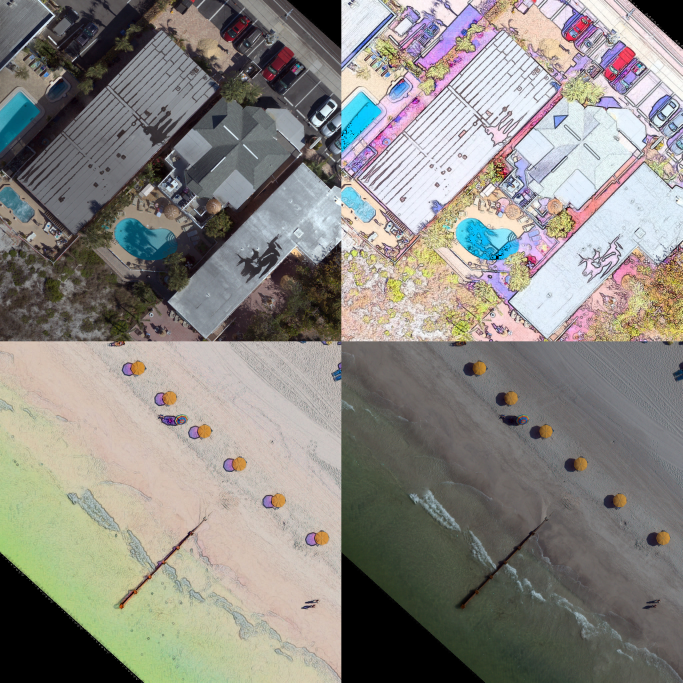
#> input picture PBR.jpg, 2048 x 2048 px (shown at 1/3 size); its folder holds only this picture in this run
$ python PBR_filter.py   (older library calls are emulated)
#> lines starting #> are read from the running program, lines starting #| are printed output that depends on the picture
# Written by Dr Daniel Buscombe, Marda Science LLC
# for the USGS Coastal Change Hazards Program
#
# MIT License
#
# Copyright (c) 2021, Marda Science LLC
#
# Permission is hereby granted, free of charge, to any person obtaining a copy
# of this software and associated documentation files (the "Software"), to deal
# in the Software without restriction, including without limitation the rights
# to use, copy, modify, merge, publish, distribute, sublicense, and/or sell
# copies of the Software, and to permit persons to whom the Software is
# furnished to do so, subject to the following conditions:
#
# The above copyright notice and this permission notice shall be included in all
# copies or substantial portions of the Software.
#
# THE SOFTWARE IS PROVIDED "AS IS", WITHOUT WARRANTY OF ANY KIND, EXPRESS OR
# IMPLIED, INCLUDING BUT NOT LIMITED TO THE WARRANTIES OF MERCHANTABILITY,
# FITNESS FOR A PARTICULAR PURPOSE AND NONINFRINGEMENT. IN NO EVENT SHALL THE
# AUTHORS OR COPYRIGHT HOLDERS BE LIABLE FOR ANY CLAIM, DAMAGES OR OTHER
# LIABILITY, WHETHER IN AN ACTION OF CONTRACT, TORT OR OTHERWISE, ARISING FROM,
# OUT OF OR IN CONNECTION WITH THE SOFTWARE OR THE USE OR OTHER DEALINGS IN THE
# SOFTWARE.

from tkinter import filedialog
from tkinter import *
import os, sys, getopt
import numpy as np
from imageio import imread, imwrite
import matplotlib.pyplot as plt
import numpy as np
from skimage.color import rgb2hsv, hsv2rgb
# from glob import glob
from skimage.restoration import denoise_wavelet, estimate_sigma, rolling_ball

from functools import partial
# rescale_sigma=True required to silence deprecation warnings
_denoise_wavelet = partial(denoise_wavelet, rescale_sigma=True)
from skimage import util

# import warnings filter
from warnings import simplefilter
# ignore all future warnings
simplefilter(action='ignore', category=RuntimeWarning)

# =========================================================
def rescale(dat,mn,mx):
    """
    rescales an input dat between mn and mx
    """
    m = np.nanmin(dat.flatten())
    M = np.nanmax(dat.flatten())
    return (mx-mn)*(dat-m)/(M-m)+mn

# =========================================================
def sharpen(Z, radius, do_plot):

    sigma_est = estimate_sigma(Z, multichannel=True, average_sigmas=False)
    region = denoise_wavelet(Z, multichannel=True, rescale_sigma=True, wavelet_levels=6, convert2ycbcr=True,
                              method='BayesShrink', mode='soft', sigma=np.max(sigma_est)*5)
    original = rescale(region,0,255)

    Zo = np.ma.filled(original, fill_value=np.nan).copy()
    hsv = rgb2hsv(Zo)
    im = (0.299 * Zo[:,:,0] + 0.5870*Zo[:,:,1] + 0.114*Zo[:,:,2])
    im[Z[:,:,0]==0]=0

    ##https://scikit-image.org/docs/dev/auto_examples/segmentation/plot_rolling_ball.html#sphx-glr-auto-examples-segmentation-plot-rolling-ball-py
    ##background = rolling_ball(im, radius=100)
    image_inverted = util.invert(im)
    background_inverted = rolling_ball(image_inverted, radius=radius)
    filtered_image_inverted = image_inverted - background_inverted
    filtered_image = util.invert(filtered_image_inverted)
    background = util.invert(background_inverted)

    background[np.isnan(background)] = 0
    background[np.isinf(background)] = 0
    intensity = (im/background)
    intensity[np.isnan(intensity)] = 0
    intensity[np.isinf(intensity)] = 0
    intensity = (255*intensity).astype('uint8')

    sharpened = hsv2rgb(np.dstack([hsv[:,:,0], hsv[:,:,1], intensity]))

    sharpened[:,:,0] = rescale(sharpened[:,:,0],Z[:,:,0].min(), Z[:,:,0].max())
    sharpened[:,:,1] = rescale(sharpened[:,:,1],Z[:,:,1].min(), Z[:,:,2].max())
    sharpened[:,:,2] = rescale(sharpened[:,:,2],Z[:,:,2].min(), Z[:,:,1].max())
    sharpened = (sharpened).astype('uint8')

    if do_plot:
        plt.figure(figsize=(12,12))
        plt.subplot(231); plt.imshow(Z); plt.axis('off'); plt.title('a)', loc='left')
        plt.subplot(232); plt.imshow(original.astype('uint8')); plt.axis('off'); plt.title('b)', loc='left')

        plt.subplot(233); plt.imshow(background, cmap='gray'); plt.axis('off'); plt.title('c)', loc='left')

        plt.subplot(234); plt.imshow(im, cmap='gray'); plt.axis('off'); plt.title('d)', loc='left')
        plt.subplot(235); plt.imshow(intensity, cmap='gray'); plt.axis('off'); plt.title('e)', loc='left')

        plt.subplot(236); plt.imshow(sharpened, cmap='gray'); plt.axis('off'); plt.title('f)', loc='left')

        # plt.show()
        plt.savefig(f.replace('.jpg','_filt_fig_breakdown.png'), dpi=300, bbox_inches='tight')
        plt.close()

    return sharpened.astype('uint8')


#============================================================
# =========================================================

def do_filter(f, radius, do_plot):
    Z = imread(f)
    #radius = 3
    sharpened = sharpen(Z, radius, do_plot)
    imwrite(f.replace('.jpg','_filt.png'),sharpened)

    if do_plot:
        plt.subplot(221); plt.imshow(Z); plt.axis('off')
        plt.subplot(222); plt.imshow(sharpened); plt.axis('off')
        plt.subplot(223); plt.imshow(Z[:250,:250,:]); plt.axis('off')
        plt.subplot(224); plt.imshow(sharpened[:250,:250,:]); plt.axis('off')
        # plt.show()
        plt.savefig(f.replace('.jpg','_filt_fig.png'), dpi=300, bbox_inches='tight')
        plt.close()

###==================================================================
#===============================================================
if __name__ == '__main__':

    argv = sys.argv[1:]
    try:
        opts, args = getopt.getopt(argv,"h:r:p:")
    except getopt.GetoptError:
        print('python PBR_filter.py -r radius (px) -doplot 0 (1)')
        sys.exit(2)
    for opt, arg in opts:
        if opt == '-h':
            print('Example usage python PBR_filter.py -r 5')
            print('Example usage python PBR_filter.py -r 6 -p 1')
            sys.exit()
        elif opt in ("-r"):
            radius = arg
            radius = int(radius)
        elif opt in ("-p"):
            do_plot = arg
            do_plot = int(do_plot)

    if 'do_plot' not in locals():
        do_plot = 0
    if 'radius' not in locals():
        radius = 3
    print("PBR: pan-sharpen with background subtraction and radius %i" % (radius))

    #files = glob('*.jpg')
    root = Tk()
    files = filedialog.askopenfilenames(initialdir = "./",title = "Select image file",filetypes = (("image file","*.jpg"),("all files","*.*")))
#> the answer given: PBR.jpg
    root.withdraw()
    print("%s files selected" % (len(files)))

    for f in files:
        print(f)
        do_filter(f,radius, do_plot)
#> in do_filter, Z is the input picture: shape (2048, 2048, 3); mean R, G, B 138.2, 135.2, 130.1
#> in sharpen, `sigma_est = estimate_sigma(Z, multichannel=True, average_sigmas=False)`: sigma_est = [1.15, 1.01, 1.11]
#> in rescale, `m = np.nanmin(dat.flatten())`: m = 0
#> in rescale, `M = np.nanmax(dat.flatten())`: M = 1
#> in sharpen, `hsv = rgb2hsv(Zo)`: hsv: shape (2048, 2048, 3) float64; mean of channels 0, 1, 2 0.4, 0.2, 145.7
#> in sharpen, `image_inverted = util.invert(im)`:
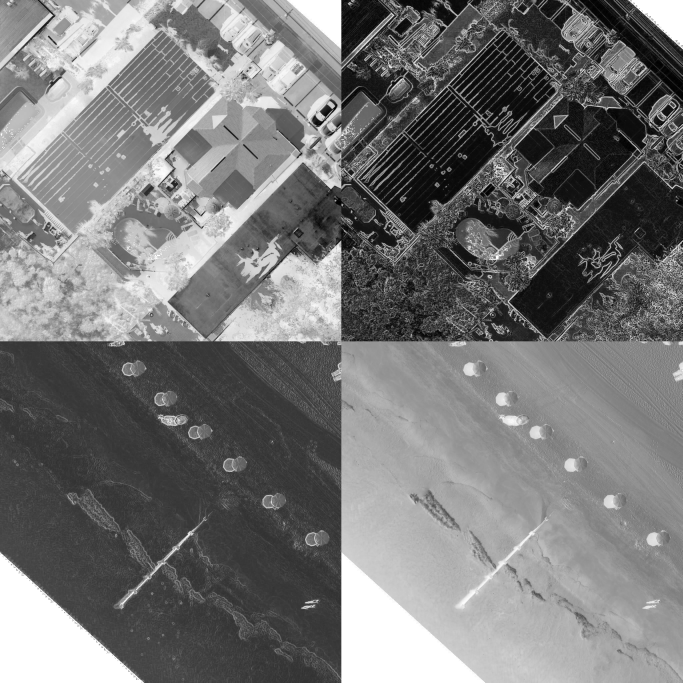
#> image_inverted: shape (2048, 2048) float64 (shown at 1/3 size); min -254, max 1, mean -134.5; drawn with min black and max white
#> in sharpen, `background_inverted = rolling_ball(image_inverted, radius=radius)`:
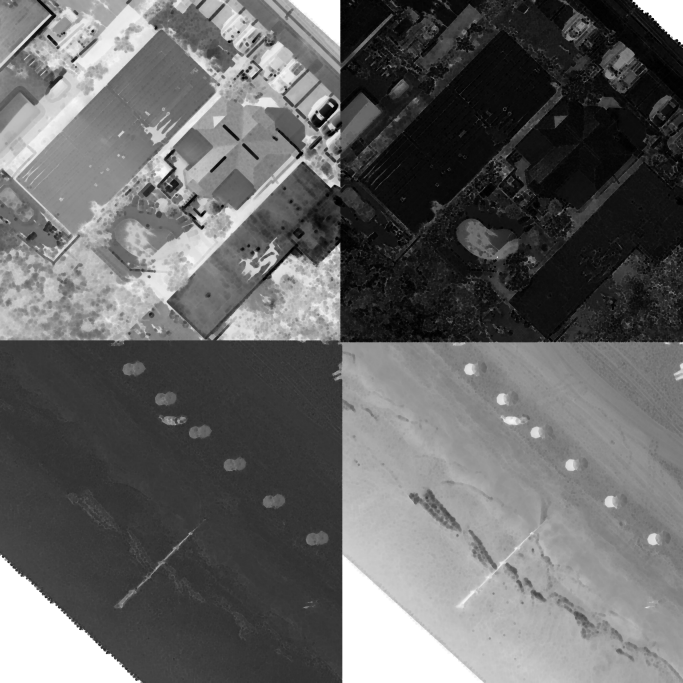
#> background_inverted: shape (2048, 2048) float64 (shown at 1/3 size); min -254, max 1, mean -151.3; drawn with min black and max white
#> in sharpen, `filtered_image_inverted = image_inverted - background_inverted`:
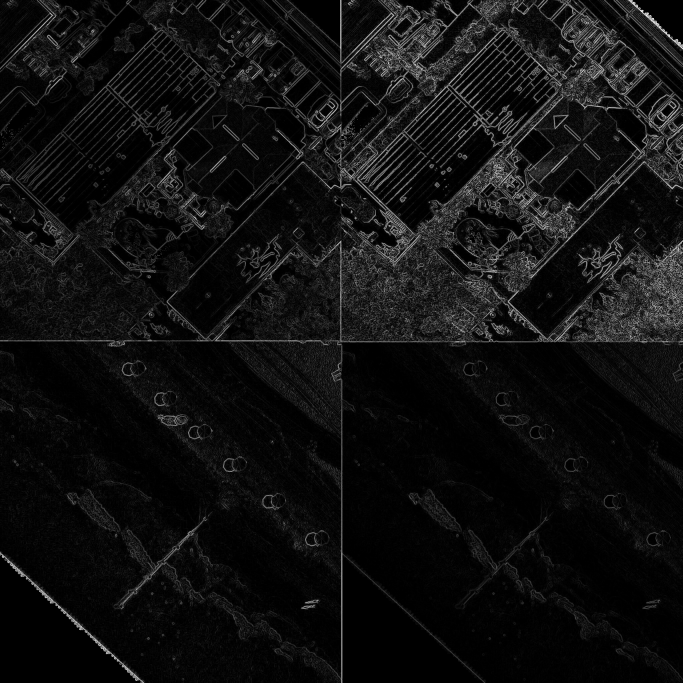
#> filtered_image_inverted: shape (2048, 2048) float64 (shown at 1/3 size); min 0, max 253, mean 16.8
#> in sharpen, `background = util.invert(background_inverted)`:
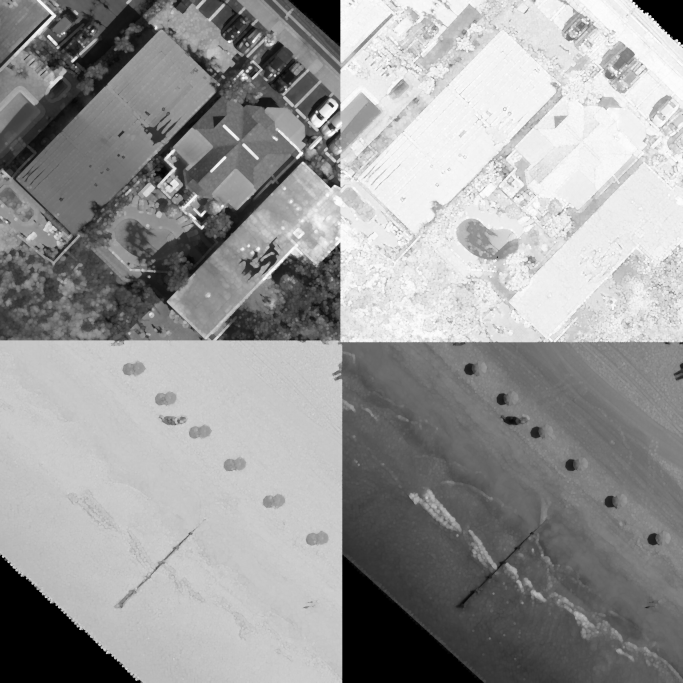
#> background: shape (2048, 2048) float64 (shown at 1/3 size); min 0, max 255, mean 152.3
#> in sharpen, `intensity = (im/background)`:
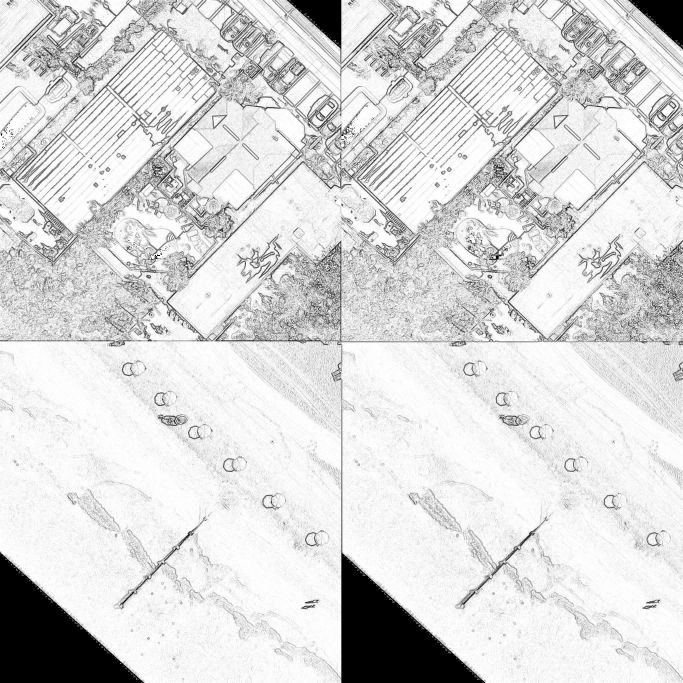
#> intensity: shape (2048, 2048) float64 (shown at 1/3 size); 4.27% of the values are NaN or infinite; the others: min 0, max 1, mean 0.889; drawn with min black, max white, NaN and infinite black
#> in sharpen, `sharpened = hsv2rgb(np.dstack([hsv[:,:,0], hsv[:,:,1], intensity]))`:
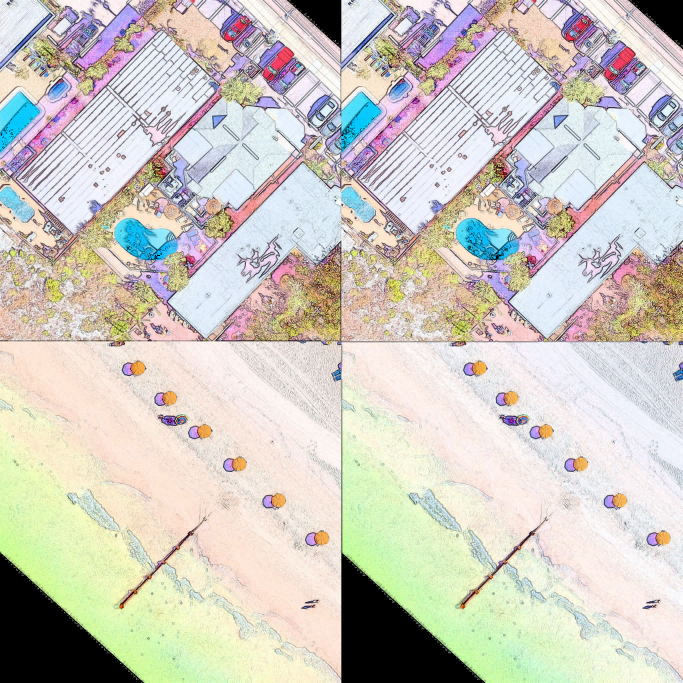
#> sharpened: shape (2048, 2048, 3) float64 (shown at 1/3 size); mean R, G, B 205.3, 201.3, 193.1
#> call 4 of rescale, with mn = 0, mx = 255
#> in rescale (call 4), `return (mx-mn)*(dat-m)/(M-m)+mn`:
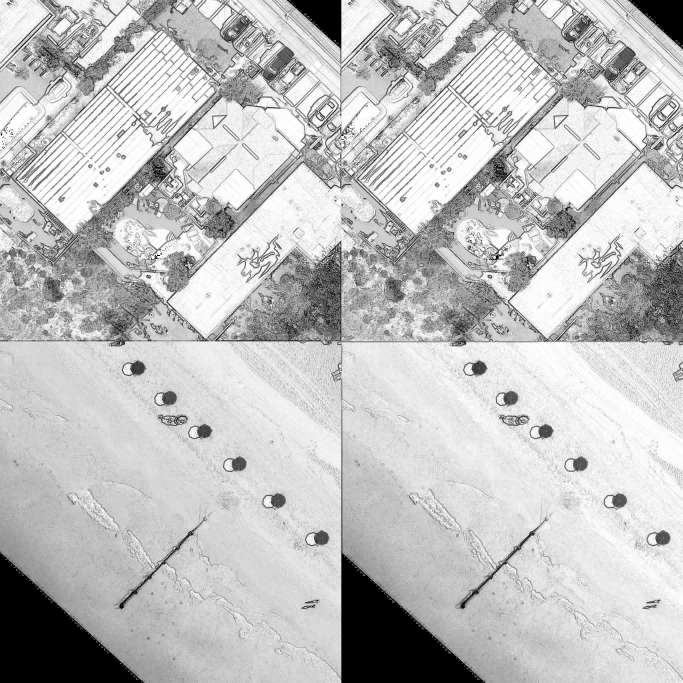
#> returned value: shape (2048, 2048) float64 (shown at 1/3 size); min 0, max 255, mean 193.1
